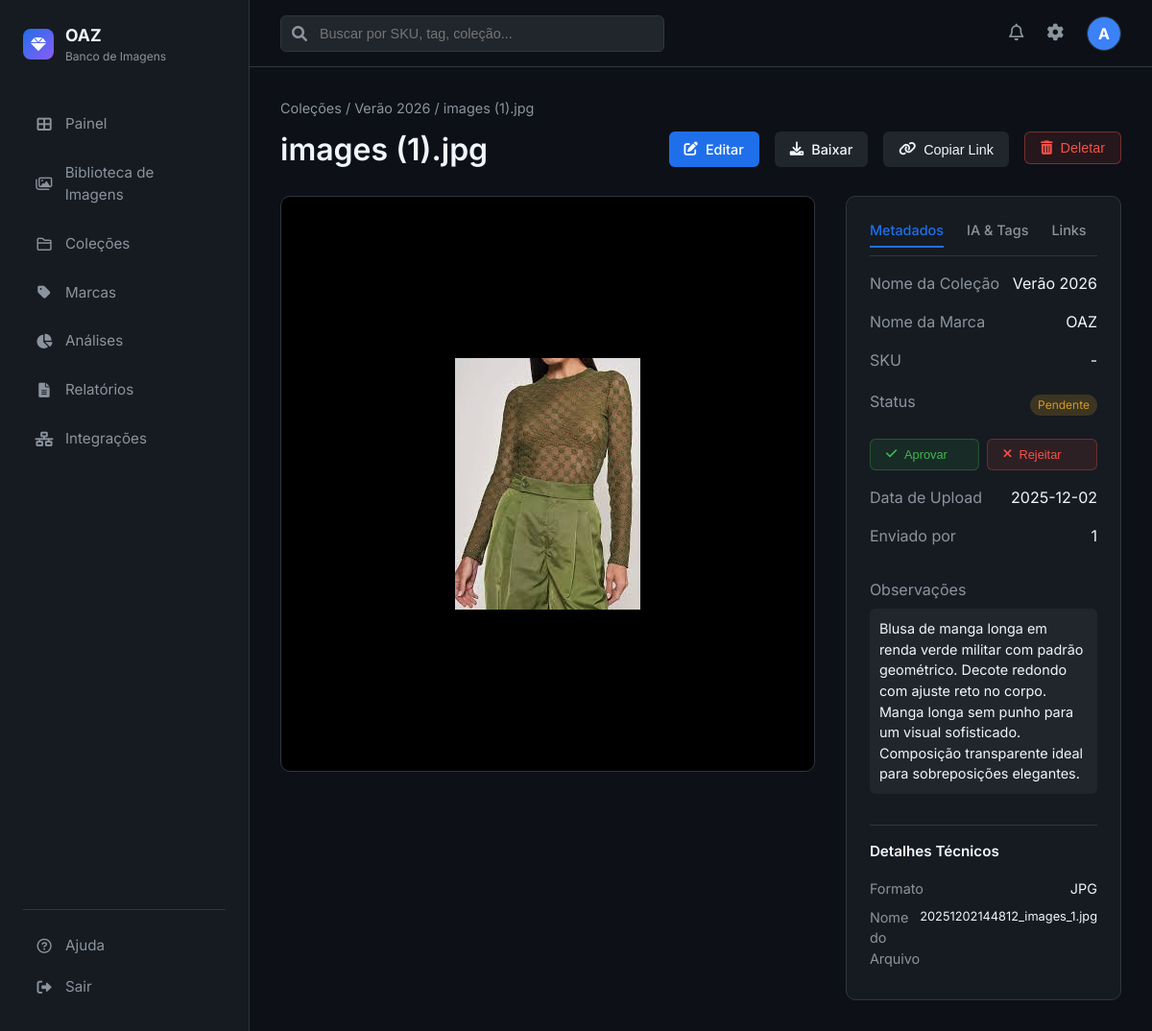
/image/4 (signed in), run on an earlier commit of the app's database.
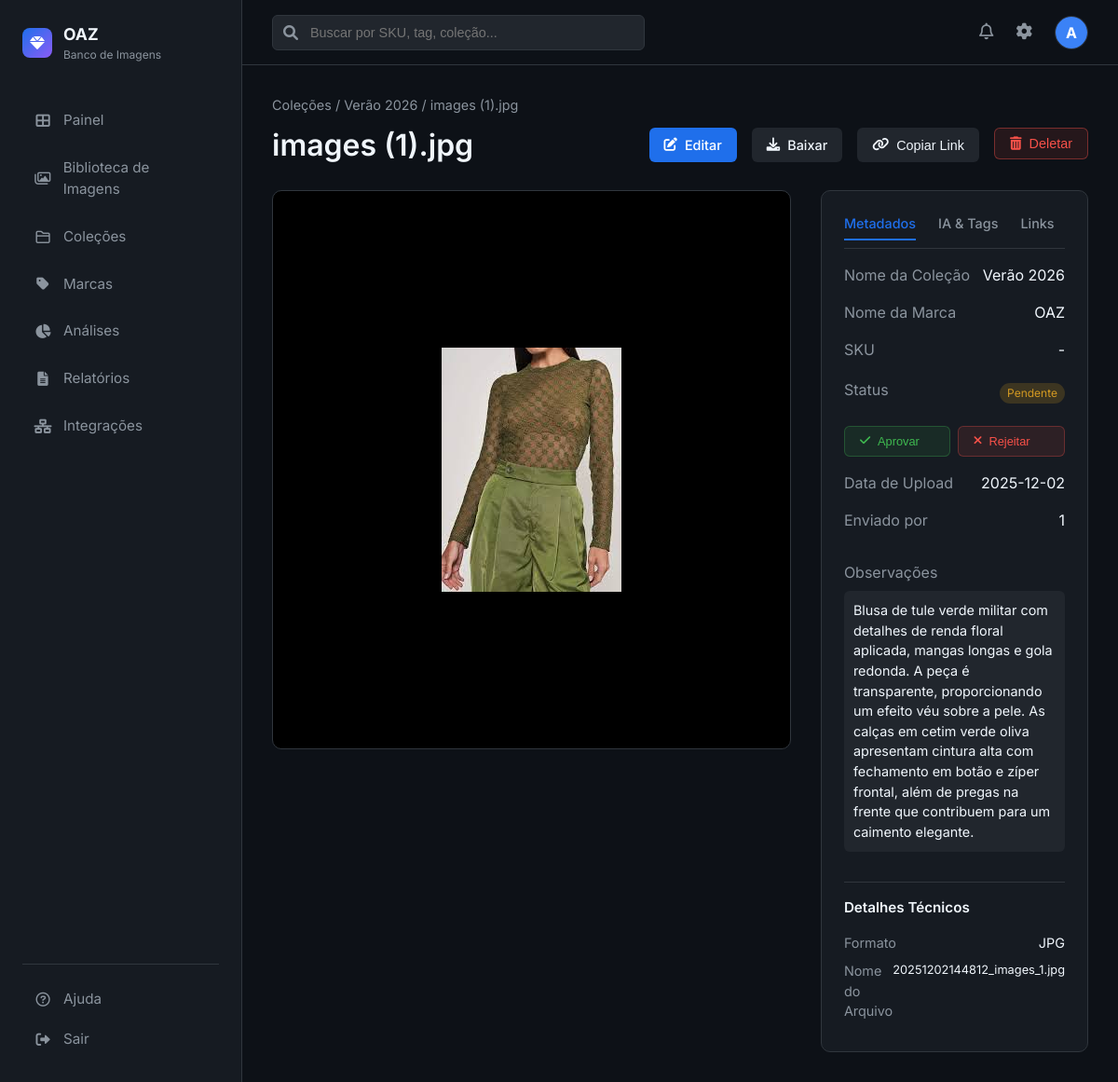
And on a later commit of the database.
### app.py (models this page shows, shortened)
class User(UserMixin, db.Model):
    id = db.Column(db.Integer, primary_key=True)
    username = db.Column(db.String(80), unique=True, nullable=False)
    email = db.Column(db.String(120), unique=True, nullable=False)
    password_hash = db.Column(db.String(128))

class Collection(db.Model):
    id = db.Column(db.Integer, primary_key=True)
    name = db.Column(db.String(100), nullable=False)
    description = db.Column(db.Text)
    season = db.Column(db.String(50))
    year = db.Column(db.Integer)
    created_at = db.Column(db.DateTime, default=datetime.utcnow)
    images = db.relationship('Image', backref='collection', lazy=True)

class Image(db.Model):
    id = db.Column(db.Integer, primary_key=True)
    filename = db.Column(db.String(255), nullable=False)
    original_name = db.Column(db.String(255), nullable=False)
    description = db.Column(db.Text)
    sku = db.Column(db.String(50))
    brand_id = db.Column(db.Integer, db.ForeignKey('brand.id'))
    status = db.Column(db.String(20), default='Pendente')
    upload_date = db.Column(db.DateTime, default=datetime.utcnow)
    shooting_date = db.Column(db.Date)
    photographer = db.Column(db.String(100))
    unique_code = db.Column(db.String(50), unique=True)
    collection_id = db.Column(db.Integer, db.ForeignKey('collection.id'))
    uploader_id = db.Column(db.Integer, db.ForeignKey('user.id'))
    tags = db.Column(db.Text)
    ai_item_type = db.Column(db.String(100))
    ai_color = db.Column(db.String(50))
    ai_material = db.Column(db.String(100))
    ai_pattern = db.Column(db.String(50))
    ai_style = db.Column(db.String(50))
    items = db.relationship('ImageItem', backref='image', lazy=True, cascade='all, delete-orphan')

class Brand(db.Model):
    id = db.Column(db.Integer, primary_key=True)
    name = db.Column(db.String(100), nullable=False, unique=True)
    description = db.Column(db.Text)
    created_at = db.Column(db.DateTime, default=datetime.utcnow)
    images = db.relationship('Image', backref='brand_ref', lazy=True)

### app.py (the view)
@app.route('/image/<int:id>')
@login_required
def image_detail(id):
    image = Image.query.get_or_404(id)
    try:
        image.tag_list = json.loads(image.tags) if image.tags else []
    except:
        image.tag_list = []
    return render_template('images/detail.html', image=image)

### templates/images/detail.html (shortened to what this page needs)
{% extends "base.html" %}
{% block content %}
<div style="margin-bottom: 1.5rem;">
    <div style="font-size: 0.9rem; color: var(--text-secondary); margin-bottom: 0.5rem;">
        Coleções / {{ image.collection.name if image.collection else 'Sem Categoria' }} / {{ image.original_name }}
    </div>
    <div style="display: flex; justify-content: space-between; align-items: center;">
        <h1>{{ image.original_name }}</h1>
        <div style="display: flex; gap: 1rem;">
            <a href="{{ url_for('edit_image', id=image.id) }}" class="btn" style="background: var(--accent-blue); color: white;">
                <i class="fas fa-edit"></i> Editar
            </a>
            <a href="{{ url_for('static', filename='uploads/' + image.filename) }}" download class="btn" style="background: var(--bg-tertiary); color: var(--text-primary);">
                <i class="fas fa-download"></i> Baixar
            </a>
            <button onclick="copyToClipboard('direct-url')" class="btn" style="background: var(--bg-tertiary); color: var(--text-primary);">
                <i class="fas fa-link"></i> Copiar Link
            </button>
            <form action="{{ url_for('delete_image', id=image.id) }}" method="POST" style="display: inline;"
                onsubmit="return confirm('Tem certeza que deseja deletar esta imagem? Esta ação não pode ser desfeita.');">
                <button type="submit" class="btn"
                    style="background: rgba(248, 81, 73, 0.1); color: #f85149; border: 1px solid rgba(248, 81, 73, 0.4);">
                    <i class="fas fa-trash-alt"></i> Deletar
                </button>
            </form>
        </div>
    </div>
</div>
<div style="display: grid; grid-template-columns: 2fr 1fr; gap: 2rem;">
    <div class="stat-card"
        style="padding: 0; overflow: hidden; display: flex; align-items: center; justify-content: center; background: black; height: 600px;">
        <img src="{{ url_for('static', filename='uploads/' + image.filename) }}"
            style="max-width: 100%; max-height: 100%; object-fit: contain;">
    </div>
    <div class="stat-card">
        <div style="border-bottom: 1px solid var(--border-color); margin-bottom: 1rem; padding-bottom: 0.5rem;">
            <div style="display: flex; gap: 1.5rem; font-size: 0.9rem; font-weight: 500;">
                <span id="tab-metadata" class="tab-button active-tab"
                    style="cursor: pointer; padding-bottom: 6px; transition: all 0.3s; color: var(--accent-blue); border-bottom: 2px solid var(--accent-blue);"
                    onclick="switchTab('metadata')">Metadados</span>
                <span id="tab-ai" class="tab-button"
                    style="cursor: pointer; padding-bottom: 6px; transition: all 0.3s; color: var(--text-secondary); border-bottom: 2px solid transparent;"
                    onclick="switchTab('ai')">IA & Tags</span>
                <span id="tab-links" class="tab-button"
                    style="cursor: pointer; padding-bottom: 6px; transition: all 0.3s; color: var(--text-secondary); border-bottom: 2px solid transparent;"
                    onclick="switchTab('links')">Links</span>
            </div>
        </div>
        <div id="content-metadata" class="tab-content" style="display: flex; flex-direction: column; gap: 1rem;">
            <div style="display: flex; justify-content: space-between;">
                <span style="color: var(--text-secondary);">Nome da Coleção</span>
                <span>{{ image.collection.name if image.collection else '-' }}</span>
            </div>
            <div style="display: flex; justify-content: space-between;">
                <span style="color: var(--text-secondary);">Nome da Marca</span>
                <span>{{ image.brand_ref.name if image.brand_ref else '-' }}</span>
            </div>
            <div style="display: flex; justify-content: space-between;">
                <span style="color: var(--text-secondary);">SKU</span>
                <span>{{ image.sku or '-' }}</span>
            </div>
            <div style="display: flex; justify-content: space-between; align-items: center;">
                <span style="color: var(--text-secondary);">Status</span>
                <span class="status-badge status-{{ image.status.lower() }}">{{ image.status }}</span>
            </div>
            <div style="display: flex; gap: 0.5rem; margin-top: 0.5rem;">
                <form action="{{ url_for('update_image_status', id=image.id, status='Aprovado') }}" method="POST" style="flex: 1;">
                    <button type="submit" class="btn" style="width: 100%; background: rgba(63, 185, 80, 0.1); color: #3fb950; border: 1px solid rgba(63, 185, 80, 0.3); font-size: 0.8rem;">
                        <i class="fas fa-check"></i> Aprovar
                    </button>
                </form>
                <form action="{{ url_for('update_image_status', id=image.id, status='Rejeitado') }}" method="POST" style="flex: 1;">
                    <button type="submit" class="btn" style="width: 100%; background: rgba(248, 81, 73, 0.1); color: #f85149; border: 1px solid rgba(248, 81, 73, 0.3); font-size: 0.8rem;">
                        <i class="fas fa-times"></i> Rejeitar
                    </button>
                </form>
            </div>
            <div style="display: flex; justify-content: space-between;">
                <span style="color: var(--text-secondary);">Data de Upload</span>
                <span>{{ image.upload_date.strftime('%Y-%m-%d') }}</span>
            </div>
            <div style="display: flex; justify-content: space-between;">
                <span style="color: var(--text-secondary);">Enviado por</span>
                <span>{{ image.uploader_id }}</span>
            </div>
            <div style="margin-top: 1rem;">
                <span style="color: var(--text-secondary); display: block; margin-bottom: 0.5rem;">Observações</span>
                <div style="background: var(--bg-tertiary); padding: 10px; border-radius: 6px; font-size: 0.9rem;">
                    {{ image.description or 'Sem observações.' }}
                </div>
            </div>
            <div style="margin-top: 1rem; padding-top: 1rem; border-top: 1px solid var(--border-color);">
                <h4 style="font-size: 0.95rem; margin-bottom: 1rem;">Detalhes Técnicos</h4>
                <div style="display: flex; justify-content: space-between; margin-bottom: 0.5rem; font-size: 0.9rem;">
                    <span style="color: var(--text-secondary);">Formato</span>
                    <span>{{ image.filename.split('.')[-1].upper() }}</span>
                </div>
                <div style="display: flex; justify-content: space-between; margin-bottom: 0.5rem; font-size: 0.9rem;">
                    <span style="color: var(--text-secondary);">Nome do Arquivo</span>
                    <span style="font-size: 0.8rem;">{{ image.filename }}</span>
                </div>
            </div>
        </div>
    </div>
</div>
{% endblock %}

### templates/base.html (shortened to what this page needs)
<!DOCTYPE html>
<html lang="pt-BR">
<head>
    <link rel="stylesheet" href="{{ url_for('static', filename='css/style.css') }}">
    <link href="https://cdnjs.cloudflare.com/ajax/libs/font-awesome/6.0.0/css/all.min.css" rel="stylesheet">
</head>
<body>
    <div class="app-container">
        <aside class="sidebar">
            <div class="logo-area">
                <div class="logo-icon">
                    <i class="fas fa-gem"></i>
                </div>
                <div>
                    <div style="font-weight: 700; font-size: 1.1rem;">OAZ</div>
                    <div style="font-size: 0.75rem; color: var(--text-secondary);">Banco de Imagens</div>
                </div>
            </div>
            <nav class="nav-menu">
                <a href="{{ url_for('dashboard') }}"
                    class="nav-item {% if request.endpoint == 'dashboard' %}active{% endif %}">
                    <i class="fas fa-th-large"></i>
                    <span>Painel</span>
                </a>
                <a href="{{ url_for('catalog') }}"
                    class="nav-item {% if request.endpoint == 'catalog' %}active{% endif %}">
                    <i class="far fa-images"></i>
                    <span>Biblioteca de Imagens</span>
                </a>
                <a href="{{ url_for('collections') }}"
                    class="nav-item {% if request.endpoint == 'collections' %}active{% endif %}">
                    <i class="far fa-folder"></i>
                    <span>Coleções</span>
                </a>
                <a href="{{ url_for('brands') }}"
                    class="nav-item {% if request.endpoint == 'brands' %}active{% endif %}">
                    <i class="fas fa-tag"></i>
                    <span>Marcas</span>
                </a>
                <a href="{{ url_for('analytics') }}"
                    class="nav-item {% if request.endpoint == 'analytics' %}active{% endif %}">
                    <i class="fas fa-chart-pie"></i>
                    <span>Análises</span>
                </a>
                <a href="{{ url_for('reports') }}"
                    class="nav-item {% if request.endpoint == 'reports' %}active{% endif %}">
                    <i class="fas fa-file-alt"></i>
                    <span>Relatórios</span>
                </a>
                <a href="{{ url_for('integrations') }}"
                    class="nav-item {% if request.endpoint == 'integrations' %}active{% endif %}">
                    <i class="fas fa-network-wired"></i>
                    <span>Integrações</span>
                </a>
            </nav>
            <div class="bottom-menu">
                <a href="#" class="nav-item">
                    <i class="far fa-question-circle"></i>
                    <span>Ajuda</span>
                </a>
                <a href="{{ url_for('logout') }}" class="nav-item">
                    <i class="fas fa-sign-out-alt"></i>
                    <span>Sair</span>
                </a>
            </div>
        </aside>
        <main class="main-content">
            <header class="top-header">
                <div class="search-bar">
                    <i class="fas fa-search"></i>
                    <input type="text" placeholder="Buscar por SKU, tag, coleção...">
                </div>
                <div class="header-actions">
                    <button class="icon-btn"><i class="far fa-bell"></i></button>
                    <a href="{{ url_for('settings') }}" class="icon-btn"><i class="fas fa-cog"></i></a>
                    <div class="user-profile">
                        <div
                            style="width:100%; height:100%; background:#3b82f6; display:flex; align-items:center; justify-content:center; color:white; font-weight:bold;">
                            {{ current_user.username[0].upper() }}
                        </div>
                    </div>
                </div>
            </header>
            <div class="content-scroll">
                {% block content %}{% endblock %}
            </div>
        </main>
    </div>
</body>
</html>

What changed in the data, as far as the page shows it:
changed Image "images (1).jpg": description "Blusa de manga longa em renda verde militar com padrão geométrico. Decote redondo com ajuste reto no corpo. Manga longa sem punho para um visual sofisticado. Composição transparente ideal para sobreposições elegantes." → "Blusa de tule verde militar com detalhes de renda floral aplicada, mangas longas e gola redonda. A peça é transparente, proporcionando um efeito véu sobre a pele. As calças em cetim verde oliva apresentam cintura alta com fechamento em botão e zíper frontal, além de pregas na frente que contribuem para um caimento elegante."
